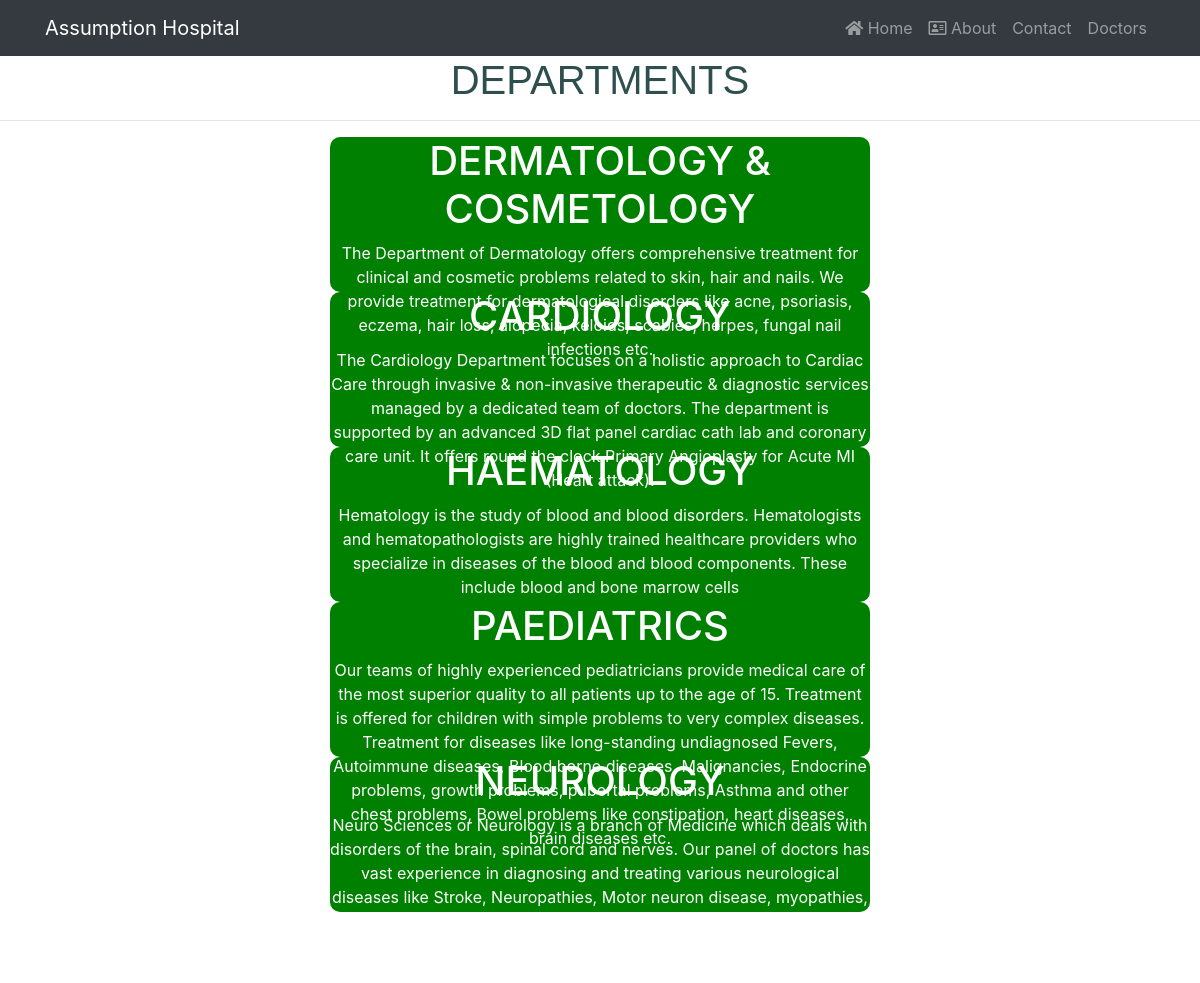
Page /department/ on the committed database.
### hospital/models.py (models this page shows, shortened)
class Departments(models.Model):
    dep_name= models.CharField(max_length=100)
    dep_desc= models.TextField()

### hospital/views.py (the view)
# urls.py: path('department/',views.department,name='department'),
def department(request):
      dict_dept={
           'dept':Departments.objects.all()
      }
      return render(request,'department.html',dict_dept)

### templates/department.html (shortened to what this page needs)
{% extends 'base.html' %}
{% load static %}
{% block body %}
<CENTER><h1 class="de">DEPARTMENTS</h1>
<hr>
{% for d in dept %}
<center>
<DIV  class="dep">
<h1>{{d.dep_name}}</h1>
<p>{{d.dep_desc}}</p>
<br>
</center>
</CENTER>
{% endfor %}
{% endblock %}

### templates/department.html (style rules this page uses)
.dep { background-color:green; width: 45%; height: 155px; border-radius: 10px; color: white; }
.de { font-family: Arial, Helvetica, sans-serif; font-size: 40px; color: darkslategray; }

### rows in the picture
Departments: dep_name "DERMATOLOGY & COSMETOLOGY", dep_desc "The Department of Dermatology offers comprehensive treatment for clinical and cosmetic problems related to skin, hair and nails. We provide treatment for dermatological disorders like acne, psoriasis, eczema, hair loss, alopecia, keloids, scabies, herpes, fungal nail infections etc."
Departments: dep_name "CARDIOLOGY", dep_desc "The Cardiology Department focuses on a holistic approach to Cardiac Care through invasive & non-invasive therapeutic & diagnostic services managed by a dedicated team of doctors. The department is supported by an advanced 3D flat panel cardiac cath lab and coronary care unit. It offers round the clock Primary Angioplasty for Acute MI (Heart attack)."
Departments: dep_name "HAEMATOLOGY", dep_desc "Hematology is the study of blood and blood disorders. Hematologists and hematopathologists are highly trained healthcare providers who specialize in diseases of the blood and blood components. These include blood and bone marrow cells"
Departments: dep_name "PAEDIATRICS", dep_desc "Our teams of highly experienced pediatricians provide medical care of the most superior quality to all patients up to the age of 15. Treatment is offered for children with simple problems to very complex diseases. Treatment for diseases like long-standing undiagnosed Fevers, Autoimmune diseases, Blood borne diseases, Malignancies, Endocrine problems, growth problems, pubertal problems, Asthma and other chest problems, Bowel problems like constipation, heart diseases, brain diseases etc."
Departments: dep_name "NEUROLOGY", dep_desc "Neuro Sciences or Neurology is a branch of Medicine which deals with disorders of the brain, spinal cord and nerves. Our panel of doctors has vast experience in diagnosing and treating various neurological diseases like Stroke, Neuropathies, Motor neuron disease, myopathies, sleep disorders, movement disorders, epilepsy, dementia, migraine, Parkinsonism, multiple sclerosis, etc"
